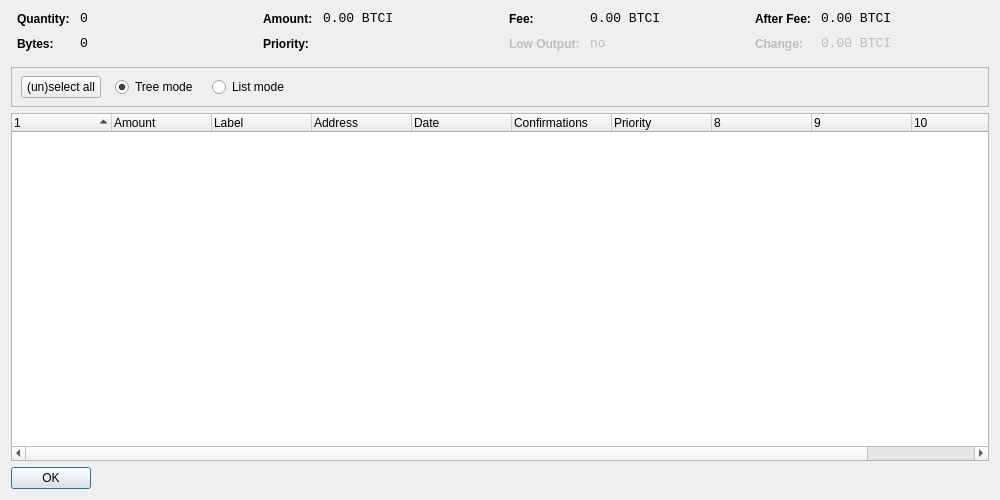
<?xml version="1.0" encoding="UTF-8"?>
<ui version="4.0">
 <class>CoinControlDialog</class>
 <widget class="QDialog" name="CoinControlDialog">
  <property name="geometry">
   <rect>
    <x>0</x>
    <y>0</y>
    <width>1000</width>
    <height>500</height>
   </rect>
  </property>
  <property name="windowTitle">
   <string>Coin Control</string>
  </property>
  <layout class="QVBoxLayout" name="verticalLayout">
   <item>
    <layout class="QHBoxLayout" name="horizontalLayoutTop" stretch="0,0,0,0">
     <property name="topMargin">
      <number>0</number>
     </property>
     <property name="bottomMargin">
      <number>10</number>
     </property>
     <item>
      <layout class="QFormLayout" name="formLayoutCoinControl1">
       <property name="horizontalSpacing">
        <number>10</number>
       </property>
       <property name="verticalSpacing">
        <number>10</number>
       </property>
       <property name="leftMargin">
        <number>6</number>
       </property>
       <property name="rightMargin">
        <number>6</number>
       </property>
       <item row="0" column="0">
        <widget class="QLabel" name="labelCoinControlQuantityText">
         <property name="styleSheet">
          <string notr="true">font-weight:bold;</string>
         </property>
         <property name="text">
          <string>Quantity:</string>
         </property>
        </widget>
       </item>
       <item row="0" column="1">
        <widget class="QLabel" name="labelCoinControlQuantity">
         <property name="font">
          <font>
           <family>Monospace</family>
           <pointsize>10</pointsize>
          </font>
         </property>
         <property name="cursor">
          <cursorShape>IBeamCursor</cursorShape>
         </property>
         <property name="contextMenuPolicy">
          <enum>Qt::ActionsContextMenu</enum>
         </property>
         <property name="text">
          <string notr="true">0</string>
         </property>
         <property name="textInteractionFlags">
          <set>Qt::LinksAccessibleByMouse|Qt::TextSelectableByKeyboard|Qt::TextSelectableByMouse</set>
         </property>
        </widget>
       </item>
       <item row="1" column="0">
        <widget class="QLabel" name="labelCoinControlBytesText">
         <property name="styleSheet">
          <string notr="true">font-weight:bold;</string>
         </property>
         <property name="text">
          <string>Bytes:</string>
         </property>
        </widget>
       </item>
       <item row="1" column="1">
        <widget class="QLabel" name="labelCoinControlBytes">
         <property name="font">
          <font>
           <family>Monospace</family>
           <pointsize>10</pointsize>
          </font>
         </property>
         <property name="cursor">
          <cursorShape>IBeamCursor</cursorShape>
         </property>
         <property name="contextMenuPolicy">
          <enum>Qt::ActionsContextMenu</enum>
         </property>
         <property name="text">
          <string notr="true">0</string>
         </property>
         <property name="textInteractionFlags">
          <set>Qt::LinksAccessibleByMouse|Qt::TextSelectableByKeyboard|Qt::TextSelectableByMouse</set>
         </property>
        </widget>
       </item>
      </layout>
     </item>
     <item>
      <layout class="QFormLayout" name="formLayoutCoinControl2">
       <property name="horizontalSpacing">
        <number>10</number>
       </property>
       <property name="verticalSpacing">
        <number>10</number>
       </property>
       <property name="leftMargin">
        <number>6</number>
       </property>
       <property name="rightMargin">
        <number>6</number>
       </property>
       <item row="0" column="0">
        <widget class="QLabel" name="labelCoinControlAmountText">
         <property name="styleSheet">
          <string notr="true">font-weight:bold;</string>
         </property>
         <property name="text">
          <string>Amount:</string>
         </property>
        </widget>
       </item>
       <item row="0" column="1">
        <widget class="QLabel" name="labelCoinControlAmount">
         <property name="font">
          <font>
           <family>Monospace</family>
           <pointsize>10</pointsize>
          </font>
         </property>
         <property name="cursor">
          <cursorShape>IBeamCursor</cursorShape>
         </property>
         <property name="contextMenuPolicy">
          <enum>Qt::ActionsContextMenu</enum>
         </property>
         <property name="text">
          <string notr="true">0.00 BTCI</string>
         </property>
         <property name="textInteractionFlags">
          <set>Qt::LinksAccessibleByMouse|Qt::TextSelectableByKeyboard|Qt::TextSelectableByMouse</set>
         </property>
        </widget>
       </item>
       <item row="1" column="0">
        <widget class="QLabel" name="labelCoinControlPriorityText">
         <property name="styleSheet">
          <string notr="true">font-weight:bold;</string>
         </property>
         <property name="text">
          <string>Priority:</string>
         </property>
        </widget>
       </item>
       <item row="1" column="1">
        <widget class="QLabel" name="labelCoinControlPriority">
         <property name="font">
          <font>
           <family>Monospace</family>
           <pointsize>10</pointsize>
          </font>
         </property>
         <property name="cursor">
          <cursorShape>IBeamCursor</cursorShape>
         </property>
         <property name="contextMenuPolicy">
          <enum>Qt::ActionsContextMenu</enum>
         </property>
         <property name="text">
          <string/>
         </property>
         <property name="textInteractionFlags">
          <set>Qt::LinksAccessibleByMouse|Qt::TextSelectableByKeyboard|Qt::TextSelectableByMouse</set>
         </property>
        </widget>
       </item>
      </layout>
     </item>
     <item>
      <layout class="QFormLayout" name="formLayoutCoinControl3">
       <property name="horizontalSpacing">
        <number>10</number>
       </property>
       <property name="verticalSpacing">
        <number>10</number>
       </property>
       <property name="leftMargin">
        <number>6</number>
       </property>
       <property name="rightMargin">
        <number>6</number>
       </property>
       <item row="0" column="0">
        <widget class="QLabel" name="labelCoinControlFeeText">
         <property name="styleSheet">
          <string notr="true">font-weight:bold;</string>
         </property>
         <property name="text">
          <string>Fee:</string>
         </property>
        </widget>
       </item>
       <item row="0" column="1">
        <widget class="QLabel" name="labelCoinControlFee">
         <property name="font">
          <font>
           <family>Monospace</family>
           <pointsize>10</pointsize>
          </font>
         </property>
         <property name="cursor">
          <cursorShape>IBeamCursor</cursorShape>
         </property>
         <property name="contextMenuPolicy">
          <enum>Qt::ActionsContextMenu</enum>
         </property>
         <property name="text">
          <string notr="true">0.00 BTCI</string>
         </property>
         <property name="textInteractionFlags">
          <set>Qt::LinksAccessibleByMouse|Qt::TextSelectableByKeyboard|Qt::TextSelectableByMouse</set>
         </property>
        </widget>
       </item>
       <item row="1" column="0">
        <widget class="QLabel" name="labelCoinControlLowOutputText">
         <property name="enabled">
          <bool>false</bool>
         </property>
         <property name="styleSheet">
          <string notr="true">font-weight:bold;</string>
         </property>
         <property name="text">
          <string>Low Output:</string>
         </property>
        </widget>
       </item>
       <item row="1" column="1">
        <widget class="QLabel" name="labelCoinControlLowOutput">
         <property name="enabled">
          <bool>false</bool>
         </property>
         <property name="font">
          <font>
           <family>Monospace</family>
           <pointsize>10</pointsize>
          </font>
         </property>
         <property name="cursor">
          <cursorShape>IBeamCursor</cursorShape>
         </property>
         <property name="contextMenuPolicy">
          <enum>Qt::ActionsContextMenu</enum>
         </property>
         <property name="text">
          <string notr="true">no</string>
         </property>
         <property name="textInteractionFlags">
          <set>Qt::LinksAccessibleByMouse|Qt::TextSelectableByKeyboard|Qt::TextSelectableByMouse</set>
         </property>
        </widget>
       </item>
      </layout>
     </item>
     <item>
      <layout class="QFormLayout" name="formLayoutCoinControl4">
       <property name="horizontalSpacing">
        <number>10</number>
       </property>
       <property name="verticalSpacing">
        <number>10</number>
       </property>
       <property name="leftMargin">
        <number>6</number>
       </property>
       <property name="rightMargin">
        <number>6</number>
       </property>
       <item row="0" column="0">
        <widget class="QLabel" name="labelCoinControlAfterFeeText">
         <property name="styleSheet">
          <string notr="true">font-weight:bold;</string>
         </property>
         <property name="text">
          <string>After Fee:</string>
         </property>
        </widget>
       </item>
       <item row="0" column="1">
        <widget class="QLabel" name="labelCoinControlAfterFee">
         <property name="font">
          <font>
           <family>Monospace</family>
           <pointsize>10</pointsize>
          </font>
         </property>
         <property name="cursor">
          <cursorShape>IBeamCursor</cursorShape>
         </property>
         <property name="contextMenuPolicy">
          <enum>Qt::ActionsContextMenu</enum>
         </property>
         <property name="text">
          <string notr="true">0.00 BTCI</string>
         </property>
         <property name="textInteractionFlags">
          <set>Qt::LinksAccessibleByMouse|Qt::TextSelectableByKeyboard|Qt::TextSelectableByMouse</set>
         </property>
        </widget>
       </item>
       <item row="1" column="0">
        <widget class="QLabel" name="labelCoinControlChangeText">
         <property name="enabled">
          <bool>false</bool>
         </property>
         <property name="styleSheet">
          <string notr="true">font-weight:bold;</string>
         </property>
         <property name="text">
          <string>Change:</string>
         </property>
        </widget>
       </item>
       <item row="1" column="1">
        <widget class="QLabel" name="labelCoinControlChange">
         <property name="enabled">
          <bool>false</bool>
         </property>
         <property name="font">
          <font>
           <family>Monospace</family>
           <pointsize>10</pointsize>
          </font>
         </property>
         <property name="cursor">
          <cursorShape>IBeamCursor</cursorShape>
         </property>
         <property name="contextMenuPolicy">
          <enum>Qt::ActionsContextMenu</enum>
         </property>
         <property name="text">
          <string notr="true">0.00 BTCI</string>
         </property>
         <property name="textInteractionFlags">
          <set>Qt::LinksAccessibleByMouse|Qt::TextSelectableByKeyboard|Qt::TextSelectableByMouse</set>
         </property>
        </widget>
       </item>
      </layout>
     </item>
    </layout>
   </item>
   <item>
    <widget class="QFrame" name="frame">
     <property name="minimumSize">
      <size>
       <width>0</width>
       <height>40</height>
      </size>
     </property>
     <property name="frameShape">
      <enum>QFrame::StyledPanel</enum>
     </property>
     <property name="frameShadow">
      <enum>QFrame::Sunken</enum>
     </property>
     <widget class="QWidget" name="horizontalLayoutWidget">
      <property name="geometry">
       <rect>
        <x>10</x>
        <y>0</y>
        <width>781</width>
        <height>41</height>
       </rect>
      </property>
      <layout class="QHBoxLayout" name="horizontalLayoutPanel" stretch="0,0,0,0,0">
       <property name="spacing">
        <number>14</number>
       </property>
       <item>
        <widget class="QPushButton" name="pushButtonSelectAll">
         <property name="sizePolicy">
          <sizepolicy hsizetype="Maximum" vsizetype="Fixed">
           <horstretch>0</horstretch>
           <verstretch>0</verstretch>
          </sizepolicy>
         </property>
         <property name="text">
          <string>(un)select all</string>
         </property>
        </widget>
       </item>
       <item>
        <widget class="QRadioButton" name="radioTreeMode">
         <property name="sizePolicy">
          <sizepolicy hsizetype="Maximum" vsizetype="Fixed">
           <horstretch>0</horstretch>
           <verstretch>0</verstretch>
          </sizepolicy>
         </property>
         <property name="text">
          <string>Tree mode</string>
         </property>
         <property name="checked">
          <bool>true</bool>
         </property>
        </widget>
       </item>
       <item>
        <widget class="QRadioButton" name="radioListMode">
         <property name="sizePolicy">
          <sizepolicy hsizetype="Maximum" vsizetype="Fixed">
           <horstretch>0</horstretch>
           <verstretch>0</verstretch>
          </sizepolicy>
         </property>
         <property name="text">
          <string>List mode</string>
         </property>
        </widget>
       </item>
       <item>
        <spacer name="horizontalSpacer">
         <property name="orientation">
          <enum>Qt::Horizontal</enum>
         </property>
         <property name="sizeHint" stdset="0">
          <size>
           <width>40</width>
           <height>20</height>
          </size>
         </property>
        </spacer>
       </item>
      </layout>
     </widget>
    </widget>
   </item>
   <item>
    <widget class="CoinControlTreeWidget" name="treeWidget">
     <property name="contextMenuPolicy">
      <enum>Qt::CustomContextMenu</enum>
     </property>
     <property name="sortingEnabled">
      <bool>false</bool>
     </property>
     <property name="columnCount">
      <number>11</number>
     </property>
     <attribute name="headerShowSortIndicator" stdset="0">
      <bool>true</bool>
     </attribute>
     <attribute name="headerStretchLastSection">
      <bool>false</bool>
     </attribute>
     <column>
      <property name="text">
       <string/>
      </property>
     </column>
     <column>
      <property name="text">
       <string>Amount</string>
      </property>
     </column>
     <column>
      <property name="text">
       <string>Label</string>
      </property>
     </column>
     <column>
      <property name="text">
       <string>Address</string>
      </property>
     </column>
     <column>
      <property name="text">
       <string>Date</string>
      </property>
     </column>
     <column>
      <property name="text">
       <string>Confirmations</string>
      </property>
      <property name="toolTip">
       <string>Confirmed</string>
      </property>
     </column>
     <column>
      <property name="text">
       <string>Priority</string>
      </property>
     </column>
     <column>
      <property name="text">
       <string/>
      </property>
     </column>
     <column>
      <property name="text">
       <string/>
      </property>
     </column>
     <column>
      <property name="text">
       <string/>
      </property>
     </column>
     <column>
      <property name="text">
       <string/>
      </property>
     </column>
    </widget>
   </item>
   <item>
    <widget class="QDialogButtonBox" name="buttonBox">
     <property name="sizePolicy">
      <sizepolicy hsizetype="Maximum" vsizetype="Fixed">
       <horstretch>0</horstretch>
       <verstretch>0</verstretch>
      </sizepolicy>
     </property>
     <property name="orientation">
      <enum>Qt::Horizontal</enum>
     </property>
     <property name="standardButtons">
      <set>QDialogButtonBox::Ok</set>
     </property>
    </widget>
   </item>
  </layout>
 </widget>
 <customwidgets>
  <customwidget>
   <class>CoinControlTreeWidget</class>
   <extends>QTreeWidget</extends>
   <header>coincontroltreewidget.h</header>
  </customwidget>
 </customwidgets>
 <resources/>
 <connections/>
</ui>
